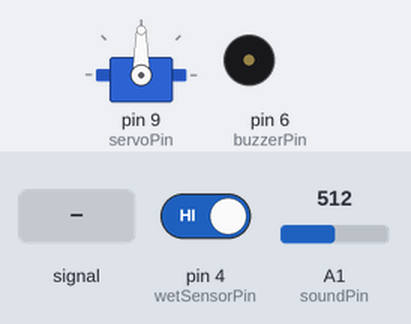
This sketch was run on a simulated Arduino Uno, built with avr-gcc and run on an emulated ATmega328P. Shown: servo, buzzer (waves = sounding, pin HIGH). Inputs (shaded band) come from the test bench; at power-on: pin 4 (wetSensorPin) HIGH, A1 (soundPin) = 512. The modem accepts every AT command (registered, SIM ready, sends succeed) and sends nothing else; what the sketch prints to the serial monitor is not drawn.

Above: at 3.7 s.
3.8 s: pin 4 (wetSensorPin) driven LOW
At 5.5 s:
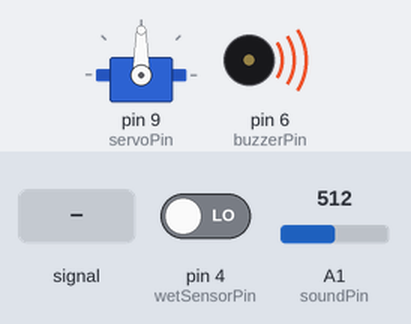
8.2 s: A1 (soundPin) set to 415
11.7 s: A1 (soundPin) set to 392
At 13.7 s:
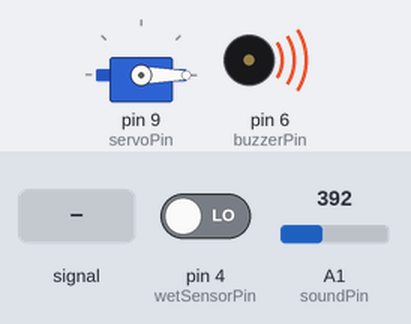
14.0 s: A1 (soundPin) fed a 200 Hz sine of ±81 counts around its level
At 16.2 s:
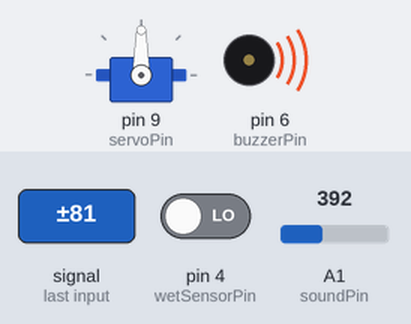
18.4 s: pin 4 (wetSensorPin) driven HIGH
At 20.4 s:
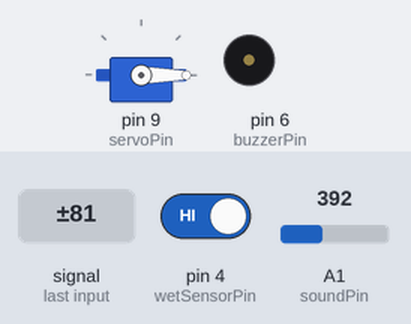
22.8 s: A1 (soundPin) set to 306
Timing chart, 0 to 25.4 s (numbered marks = the images above; inputs shaded):
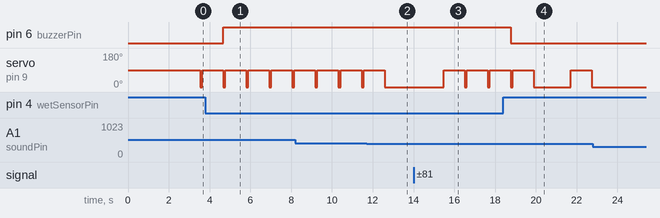

The sketch:

arduino-code.ino
```cpp
#include <Servo.h>
#include <SoftwareSerial.h>

// Create a servo object
Servo myservo;

// Pin definitions
int soundPin = A1;
int threshold = 400;
int servoPin = 9;
const int wetSensorPin = 4;
const int buzzerPin = 6; // Changed buzzer pin to 6

// SIM800L TX is connected to Arduino pin 2
#define SIM800_TX_PIN 2

// SIM800L RX is connected to Arduino pin 3
#define SIM800_RX_PIN 3

SoftwareSerial sim800l(SIM800_TX_PIN, SIM800_RX_PIN);

void setup() {
  // Initialize Serial
  Serial.begin(9600);

  // Attach the servo to the specified pin
  myservo.attach(servoPin);

  // Initialize SoftwareSerial for SIM800L communication
  sim800l.begin(9600);
  delay(1000);

  // Test if SIM800L is responding
  if (sendATCommand("AT")) {
    Serial.println("SIM800L is ready.");
  } else {
    Serial.println("SIM800L initialization failed. Check connections.");
    while (1);
  }

  delay(1000);

  // Set the sound pin as input
  pinMode(soundPin, INPUT);

  // Set the servo pin as output
  pinMode(servoPin, OUTPUT);

  // Set the wet sensor as an input
  pinMode(wetSensorPin, INPUT);

  // Set the buzzer as an output
  pinMode(buzzerPin, OUTPUT);
}

void loop() {
  // Read the sound pin level
  int soundLevel = analogRead(soundPin);

  // If the sound level is above the threshold
  if (soundLevel > threshold) {
    // Move the servo to swing the cradle
    myservo.write(90);

    // Make a call
    makeCall("enter your phone number");

    // Wait for 30 seconds before making the next call
    //delay(30000);

    // Move the servo back to the middle position
    myservo.write(0);
  }

  // Read the value from the wet sensor
  int wetSensorValue = digitalRead(wetSensorPin);

  // If the wet sensor is triggered (i.e. wetness is detected)
  if (wetSensorValue != HIGH) {
    // Turn on the buzzer
    digitalWrite(buzzerPin, HIGH);
  } else {
    // Turn off the buzzer
    digitalWrite(buzzerPin, LOW);
  }

  // Wait for a short period of time before checking the wet sensor again
  delay(100);
}

bool sendATCommand(String command) {
  sim800l.println(command);
  delay(500);

  while (sim800l.available()) {
    if (sim800l.find("OK")) {
      return true;
    }
  }

  return false;
}

void makeCall(String phoneNumber) {
  // AT command to make a call
  sim800l.print("ATD");
  sim800l.print(phoneNumber);
  sim800l.println(";");

  delay(1000); // Wait for the call to be initiated
}
```

Measured:
- the behaviour switches between 401 and 400 on A1 (soundPin) (found by bisection; images 1 and 2)
- after the input at 3.8 s, pin 6 (buzzerPin): LOW → HIGH after 0.87 s
- after the input at 11.7 s, servo on pin 9 (servoPin): goes on until 12.6 s, then stays 0°
- after the input at 14.0 s, servo on pin 9 (servoPin): alternates 90° for 1.0 s and 0° for 0.10 s, starting after 1.5 s
- after the input at 18.4 s, pin 6 (buzzerPin): HIGH → LOW after 0.38 s
- after the input at 22.8 s, servo on pin 9 (servoPin): stops changing and stays 0°
- by itself, servo on pin 9 (servoPin): alternates 90° for 1.0 s and 0° for 0.10 s
